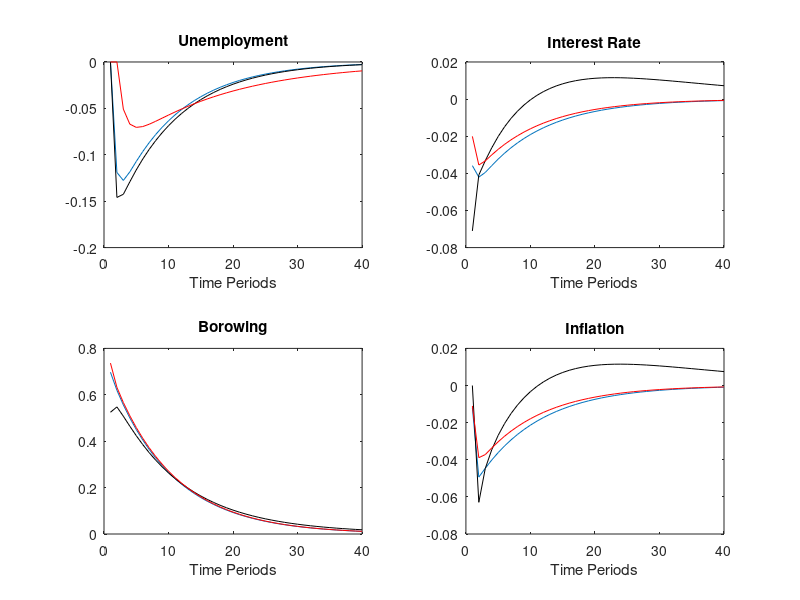
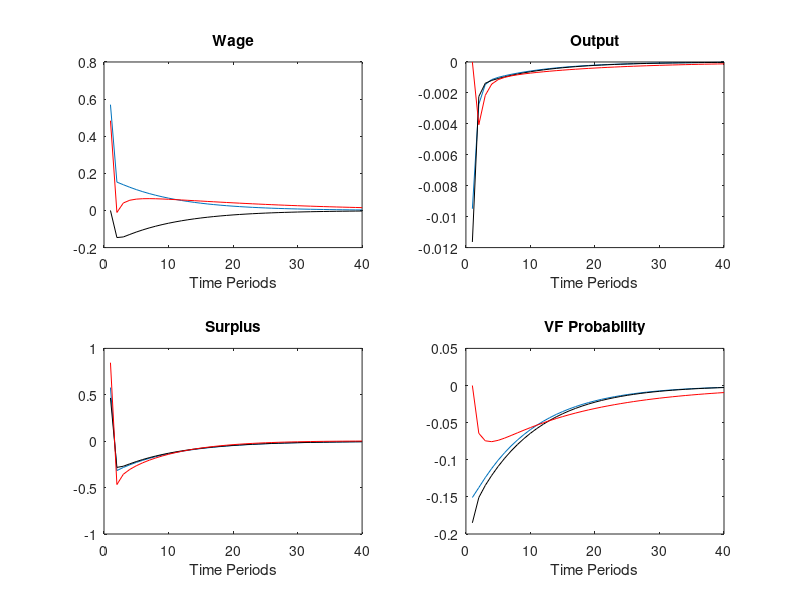

Here is the MATLAB script that generated these plots, in order:
% in this file we compute IRFs figures

% compute the first figure with IRFs

load figure1_data

figure(1)
subplot(2,2,1)
plot(figure1_data.u_br)
hold
plot(figure1_data.u_u,'k')
plot(figure1_data.u_o,'r')
title('Unemployment')
xlabel('Time Periods')
subplot(2,2,2)
plot(figure1_data.i_br)
hold
plot(figure1_data.i_u,'k')
plot(figure1_data.i_o,'r')
title('Interest Rate')
xlabel('Time Periods')
subplot(2,2,3)
plot(figure1_data.b_br)
hold
plot(figure1_data.b_u,'k')
plot(figure1_data.b_o,'r')
title('Borowing')
xlabel('Time Periods')
subplot(2,2,4)
plot(figure1_data.infl_br)
hold
plot(figure1_data.infl_u,'k')
plot(figure1_data.infl_o,'r')
title('Inflation')
xlabel('Time Periods')

clear

load figure2_data

figure(2)
subplot(2,2,1)
plot(figure2_data.w_br)
hold
plot(figure2_data.w_u,'k')
plot(figure2_data.w_o,'r')
title('Wage')
xlabel('Time Periods')
subplot(2,2,2)
plot(figure2_data.Y_br)
hold
plot(figure2_data.Y_u,'k')
plot(figure2_data.Y_o,'r')
title('Output')
xlabel('Time Periods')
subplot(2,2,3)
plot(figure2_data.S_br)
hold
plot(figure2_data.S_u,'k')
plot(figure2_data.S_o,'r')
title('Surplus')
xlabel('Time Periods')
subplot(2,2,4)
plot(figure2_data.q_br)
hold
plot(figure2_data.q_u,'k')
plot(figure2_data.q_o,'r')
title('VF Probability')
xlabel('Time Periods')

